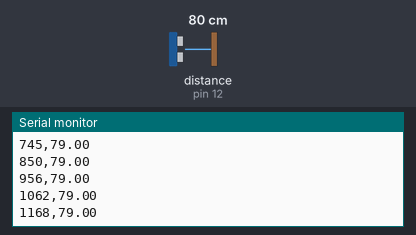
The sketch below on a simulated Arduino Uno, built with avr-gcc and run on an emulated ATmega328P. Parts: the last lines printed to the serial monitor. Wiring (inferred from the names in the program): ultrasonic range finder: trigger pin 13; echo pin 12. Inputs (shaded band) come from the test bench; at power-on: distance to the obstacle (sensor on pin 12) 80 cm. The echo pulse lasts 58.3 µs per cm.

Above: at 1.2 s.
1.3 s: distance to the obstacle (sensor on pin 12) set to 2 cm
At 1.38 s:
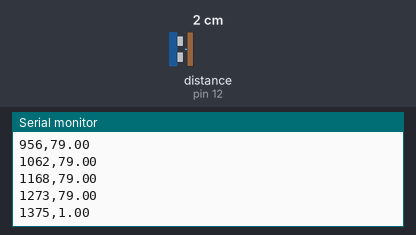
2.8 s: distance to the obstacle (sensor on pin 12) set to 4 cm
At 2.8 s:
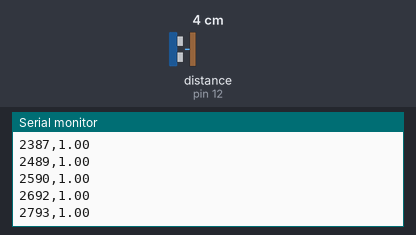
Timing chart, 0 to 5.8 s (numbered marks = the images above; inputs shaded):
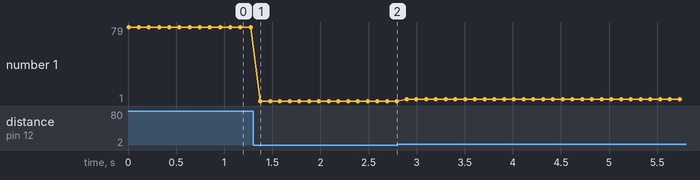

Measured:
- after the input at 1.3 s, the serial monitor: prints a new line after 0.08 s (image 1)
- plotted number 1: 79 → 1 after the input at 1.3 s

The sketch:

Massa_Mola_HCRS04_OK.ino
```cpp
/**OSCILADOR MASSA MOLA
   CRIADO POR: CAMILA FERNANDES CARDOZO, UNISINOS.
   2017/2
*/

#define Echo 12 //denomina a porta digital 12 de Echo
#define Trig 13  //denomina a porta digital 13 de Trig
unsigned long t, tempo, starttime;// declara t como unsigned long
float d;

void setup() {  // instruções executadas somente na inicialização do programa.
  Serial.begin(115200); // inicializa a comunicação serial com a placa Arduino numa velocidade de 9600 bits/s
  pinMode(Trig, OUTPUT); //define o pino Trig como uma saída de dados
  pinMode(Echo, INPUT); // define o pino Echo como uma entrada de dados
  starttime = millis(); //guarda o transcorrido na inicialização do programa
}

void loop() { // instruções que serão executadas repetidas vezes
  digitalWrite(Trig, LOW);  //coloca o pino Trig no estado 0
  delayMicroseconds(2); //espera 2 microssegundos
  digitalWrite(Trig,  HIGH); //coloca a porta digital Trig no estado 1
  delayMicroseconds(10); // espera 10 microssegundos
  digitalWrite(Trig, LOW); // retorna o pino Trig para 0
  t = pulseIn(Echo, HIGH); // coleta o tempo em que o pino Echo esteve no estado 1, em microssegundos
  d = ((343 * t) / 20000); // calcula  a distâcia entre objeto e sensor
  tempo = millis() - starttime; //guarda o instante da última aquisição
  Serial.print(tempo); // escreve na serial o valor guardado em tempo
  Serial.print(','); //insere um separador
  Serial.println(d); //escreve na serial a distância entre sensor e objeto

  delay(100); // aguarda 100 milissegundos e recomeça o loop

}
```
